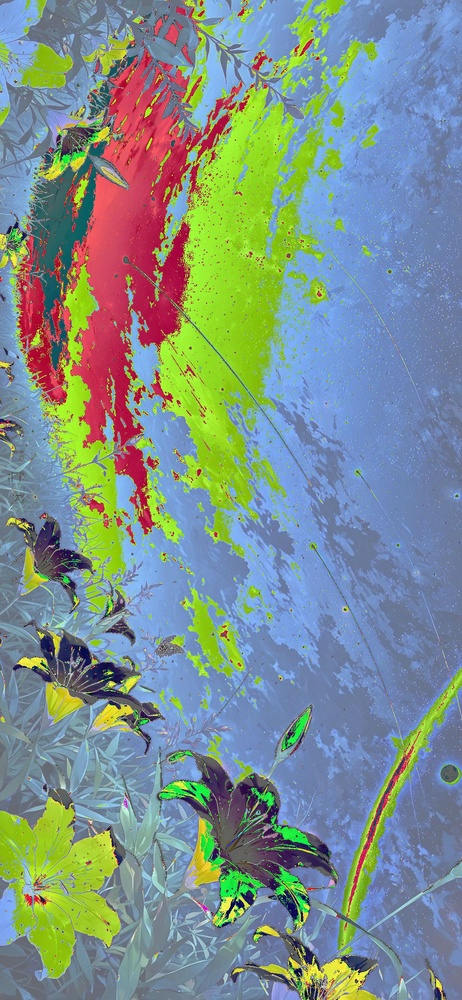
#> input picture Task-02-Pixel-Manipulation/encrypted_test.jpg, 462 x 1000 px, shrunk from 1104 x 2392 before the run
$ python pixel_encrypt.py
#> lines starting #> are read from the running program, lines starting #| are printed output that depends on the picture
#> the answer given: 1
#> the answer given: encrypted_test.jpg
#> the answer given: 3
from PIL import Image

def encrypt_image(input_path, output_path, key):
    img = Image.open(input_path)
    pixels = img.load()
    w, h = img.size
    for x in range(w):
        for y in range(h):
            r, g, b = pixels[x, y][:3]
            pixels[x, y] = ((r + key) % 256, (g + key) % 256, (b + key) % 256)
    img.save(output_path)
    print(f"Encrypted -> {output_path}")

def decrypt_image(input_path, output_path, key):
#> called with input_path = 'encrypted_test.jpg', output_path = 'decrypted_encrypted_test.jpg', key = 3
    img = Image.open(input_path)
#> img is the input picture: PIL image 462x1000 RGB; mean R, G, B 125.6, 144.2, 141.9
    pixels = img.load()
    w, h = img.size
#> w = 462; h = 1000
    for x in range(w):
        for y in range(h):
            r, g, b = pixels[x, y][:3]
            pixels[x, y] = ((r - key) % 256, (g - key) % 256, (b - key) % 256)
    img.save(output_path)
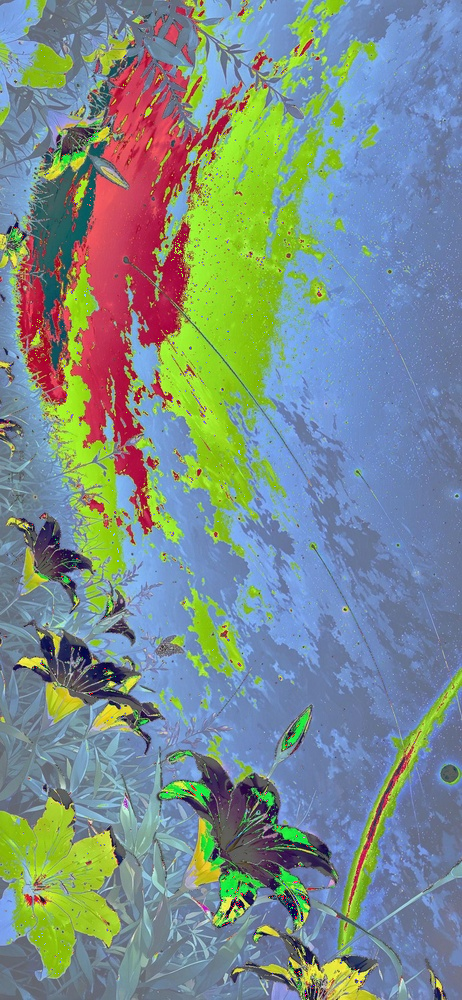
#> saved as decrypted_encrypted_test.jpg: PIL image 462x1000 RGB; mean R, G, B 122.8, 141.3, 139.3
    print(f"Decrypted -> {output_path}")

mode = input("E for Encrypt / D for Decrypt: ").lower()
name = input("Image name: ")
key = int(input("Key (e.g., 100): "))

if mode == 'e':
    encrypt_image(name, "encrypted_" + name, key)
else:
    decrypt_image(name, "decrypted_" + name, key)
